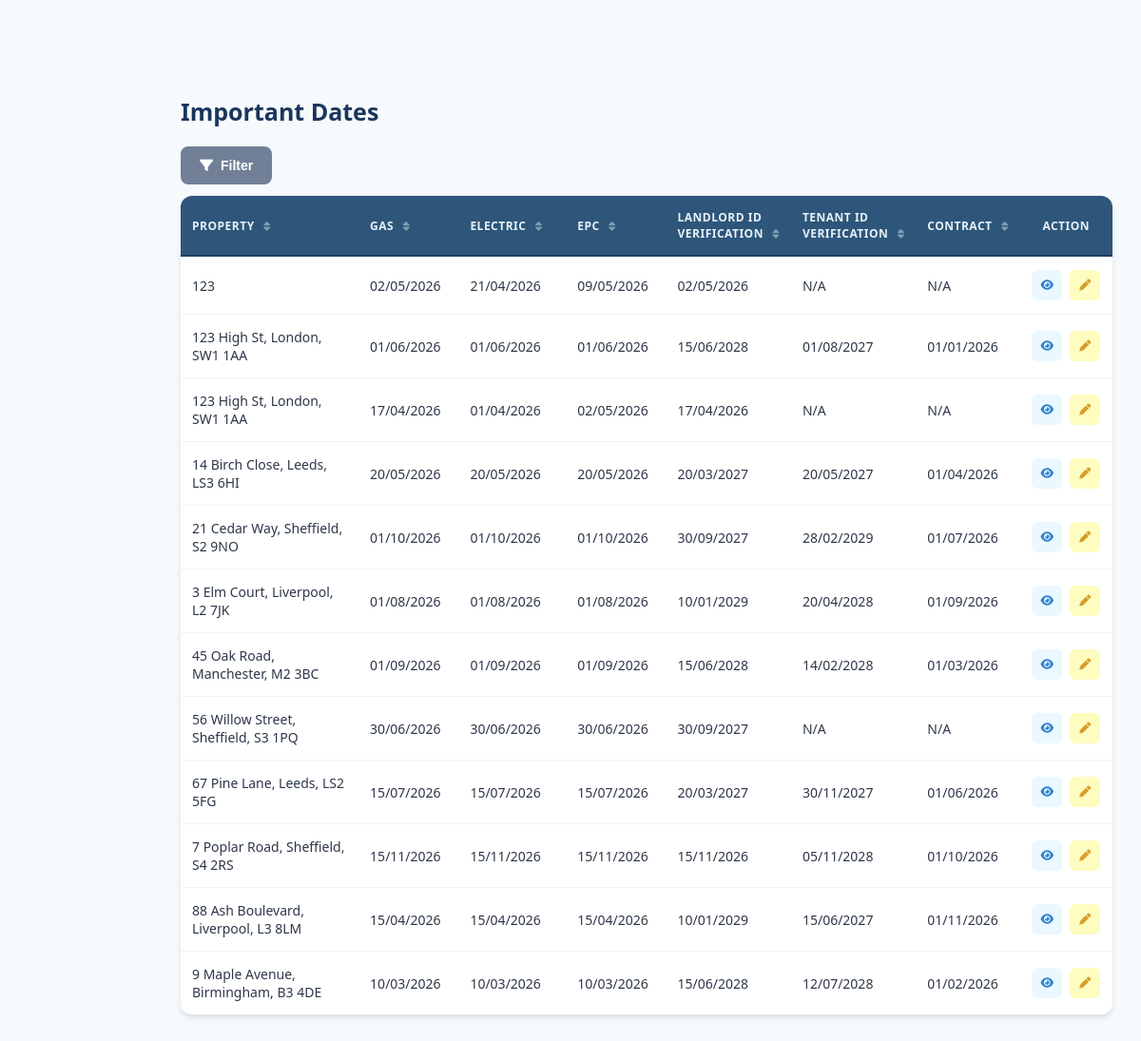
Screenshot of /important-dates.php (signed in) with the database file from the repository.
### tables this page shows
CREATE TABLE properties (
    property_id INTEGER PRIMARY KEY AUTOINCREMENT,
    property_address TEXT NOT NULL,
    property_type TEXT NOT NULL,
    monthly_rent REAL NOT NULL,
    landlord_id INTEGER NOT NULL,
    gas_cert_due TEXT NOT NULL,
    electric_cert_due TEXT NOT NULL,
    epc_due_date TEXT NOT NULL,
    landlord_id_expiry_date TEXT NOT NULL,
    room_count INTEGER NOT NULL,
    bathroom_count INTEGER NOT NULL,
    epc_rating TEXT NOT NULL CHECK (epc_rating IN ('A','B','C','D','E','F','G')),
    has_garden INTEGER NOT NULL CHECK (has_garden IN (0,1)),
    allowed_pets INTEGER NOT NULL CHECK (allowed_pets IN (0,1)),
    council_band TEXT NOT NULL CHECK (council_band IN ('A','B','C','D','E','F','G','H')),
    archived INTEGER NOT NULL CHECK (archived IN (0,1)),
    date_archived TEXT,
    FOREIGN KEY (landlord_id) REFERENCES landlords(landlord_id)
);

CREATE TABLE tenants (
    tenant_id INTEGER PRIMARY KEY AUTOINCREMENT,
    name TEXT NOT NULL,
    phone TEXT NOT NULL,
    email TEXT NOT NULL,
    id_type TEXT NOT NULL,
    id_number TEXT NOT NULL,
    id_expiry_date TEXT NOT NULL,
    contact_method TEXT NOT NULL DEFAULT 'email',
    archived INTEGER NOT NULL CHECK (archived IN (0,1)),
    date_archived TEXT
);

### important-dates.php (the view, shortened to what this page needs)
<?php
$dbPath = __DIR__ . '/database.db';
try {
    $pdo = new PDO('sqlite:' . $dbPath);
    $pdo->setAttribute(PDO::ATTR_ERRMODE, PDO::ERRMODE_EXCEPTION);
} catch (PDOException $e) {
    die('DB connection failed: ' . $e->getMessage());
}
$stmt = $pdo->query("
    SELECT
        p.property_id,
        p.property_address,
        p.gas_cert_due,
        p.electric_cert_due,
        p.epc_due_date,
        p.landlord_id_expiry_date AS landlord_id_expiry,
        t.id_expiry_date AS tenant_id_expiry,
        c.contract_end
    FROM properties p
    LEFT JOIN contracts c ON c.contract_id = (
        SELECT c2.contract_id
        FROM contracts c2
        WHERE c2.property_id = p.property_id
        ORDER BY c2.contract_end DESC
        LIMIT 1
    )
    LEFT JOIN tenants t ON t.tenant_id = c.tenant_id
    WHERE p.archived = 0
    ORDER BY p.property_address
");
$importantDates = $stmt->fetchAll(PDO::FETCH_ASSOC);
function formatDateValue($date) {
    if (empty($date)) {
        return 'N/A';
    }
    $timestamp = strtotime($date);
    return date('d/m/Y', $timestamp);
}
?>
<!DOCTYPE html>
<html lang="en">
<head>
    <link rel="stylesheet" href="https://cdnjs.cloudflare.com/ajax/libs/font-awesome/6.5.1/css/all.min.css">
    <link rel="stylesheet" href="style.css">
    <link rel="stylesheet" href="tables.css">
</head>
<body onload="CallNavbar(); loadModals();">
    <main class="main-content">
        <h1 class="page-title">Important Dates</h1>
        <div class="main-container">
            <div class="controls-row">
                <button class="btn-filter-toggle" id="filterToggle" onclick="toggleFilter()">
                    <i class="fa-solid fa-filter"></i> Filter
                </button>
                <div class="table-container">
                    <div class="table-wrapper">
                        <table id="importantDatesTable">
                            <thead>
                                <tr>
                                    <th class="sortable col-property" onclick="sortTable('property', this)">
                                        Property <i class="fa-solid fa-sort sort-icon"></i>
                                    </th>
                                    <th class="sortable col-gas" onclick="sortTable('gas', this)">
                                        Gas <i class="fa-solid fa-sort sort-icon"></i>
                                    </th>
                                    <th class="sortable col-electric" onclick="sortTable('electric', this)">
                                        Electric <i class="fa-solid fa-sort sort-icon"></i>
                                    </th>
                                    <th class="sortable col-epc" onclick="sortTable('epc', this)">
                                        EPC <i class="fa-solid fa-sort sort-icon"></i>
                                    </th>
                                    <th class="sortable col-idlandlord" onclick="sortTable('idlandlord', this)">
                                        Landlord Id <br>Verification <i class="fa-solid fa-sort sort-icon"></i>
                                    </th>
                                    <th class="sortable col-idtenant" onclick="sortTable('idtenant', this)">
                                        Tenant Id <br>Verification <i class="fa-solid fa-sort sort-icon"></i>
                                    </th>
                                    <th class="sortable col-contract" onclick="sortTable('contract', this)">
                                        Contract <i class="fa-solid fa-sort sort-icon"></i>
                                    </th>
                                    <th class="col-action">Action</th>
                                </tr>
                            </thead>
                            <tbody id="tableBody">
                                <?php foreach ($importantDates as $row): ?>
                                <tr data-property="<?= strtolower(htmlspecialchars($row['property_address'] ?? '')) ?>"
                                    data-gas="<?= htmlspecialchars($row['gas_cert_due'] ?? '') ?>"
                                    data-electric="<?= htmlspecialchars($row['electric_cert_due'] ?? '') ?>"
                                    data-epc="<?= htmlspecialchars($row['epc_due_date'] ?? '') ?>"
                                    data-idlandlord="<?= htmlspecialchars($row['landlord_id_expiry'] ?? '') ?>"
                                    data-idtenant="<?= htmlspecialchars($row['tenant_id_expiry'] ?? '') ?>"
                                    data-contract="<?= htmlspecialchars($row['contract_end'] ?? '') ?>">
                                    <td class="property-name"><?= htmlspecialchars($row['property_address'] ?? 'N/A') ?>
                                    </td>
                                    <td class="gas-date">
                                        <?= htmlspecialchars(formatDateValue($row['gas_cert_due'] ?? null)) ?></td>
                                    <td class="electric-date">
                                        <?= htmlspecialchars(formatDateValue($row['electric_cert_due'] ?? null)) ?></td>
                                    <td class="epc-date">
                                        <?= htmlspecialchars(formatDateValue($row['epc_due_date'] ?? null)) ?></td>
                                    <td class="landlord-id-ver">
                                        <?= htmlspecialchars(formatDateValue($row['landlord_id_expiry'] ?? null)) ?>
                                    </td>
                                    <td class="tenant-id-ver">
                                        <?= htmlspecialchars(formatDateValue($row['tenant_id_expiry'] ?? null)) ?></td>
                                    <td class="contract-enddate">
                                        <?= htmlspecialchars(formatDateValue($row['contract_end'] ?? null)) ?></td>
                                    <td>
                                        <div class="action-buttons">
                                            <button class="action-btn action-btn-view" title="View"
                                                onclick="actionbtn.viewImportantDate(this)">
                                                <i class="fa-solid fa-eye"></i>
                                            </button>
                                            <?php if (in_array($_SESSION['role'], ['admin', 'agent'])): ?>
                                            <button class="action-btn action-btn-edit" title="Edit"
                                                onclick="editImportantDate(this)">
                                                <i class="fa-solid fa-pen"></i>
                                            </button>
                                            <?php endif; ?>
                                        </div>
                                    </td>
                                </tr>
                                <?php endforeach; ?>
                            </tbody>
                        </table>
                    </div>
                </div>
            </div>
    </main>
</body>
</html>

### style.css (style rules this page uses)
body { font-family: "Segoe UI", Tahoma, Geneva, Verdana, sans-serif; background: #f7fafc; color: #2d3748; min-height: 100vh; }
* { margin: 0; padding: 0; box-sizing: border-box; cursor: default; }
.main-content { margin-top: 70px; margin-left: 160px; padding: 30px; min-height: calc(100vh - 70px); max-width: calc(100vw - 160px); overflow-x: hidden; }
.page-title { font-size: 25px; font-weight: 700; color: #1a365d; margin-bottom: 20px; }

### tables.css (style rules this page uses)
.main-container { width: 100%; max-width: 100%; margin: 0 auto; }
.controls-row { display: flex; align-items: center; gap: 12px; margin-bottom: 20px; flex-wrap: wrap; }
.btn-filter-toggle { background: #718096; color: #ffffff; border: none; padding: 12px 20px; border-radius: 8px; font-size: 14px; font-weight: 600; cursor: pointer; transition: all 0.3s ease; display: flex; align-items: center; gap: 8px; white-space: nowrap; }
.table-container { background: #ffffff; border-radius: 12px; box-shadow: 0 4px 6px rgba(0, 0, 0, 0.1); overflow: hidden; }
.table-wrapper { overflow-x: auto; }
table { width: 100%; border-collapse: collapse; min-width: 100%; }
table thead { background: #2d567a; }
table th { padding: 14px 12px; text-align: left; font-size: 12px; font-weight: 600; color: #e8f0f7; text-transform: uppercase; letter-spacing: 0.5px; border-bottom: 2px solid #1e3f5a; white-space: nowrap; }
table th.sortable { cursor: pointer; user-select: none; transition: background 0.2s ease; }
table th.sortable i { margin-left: 6px; font-size: 11px; opacity: 0.45; transition: opacity 0.2s ease, color 0.2s ease; }
table tbody tr { transition: background 0.15s ease; border-bottom: 1px solid #f0f4f8; cursor: pointer; }
table tbody tr:last-child { border-bottom: none; }
table td { padding: 14px 12px; font-size: 14px; color: #2d3748; vertical-align: middle; }
.action-buttons { display: flex; gap: 8px; justify-content: center; }
.action-btn { width: 32px; height: 32px; border: none; border-radius: 6px; cursor: pointer; display: flex; align-items: center; justify-content: center; transition: all 0.2s ease; font-size: 12px; position: relative; z-index: 1; }
.action-btn-view { background: #ebf8ff; color: #3182ce; }
.action-btn-edit { background: #fefcbf; color: #d69e2e; }
@media (max-width: 1200px) { .controls-row { flex-wrap: wrap; } }

### important-dates.php (style rules this page uses)
.col-property { width: 22%; }
.col-gas { width: 11%; }
.col-electric { width: 12%; }
.col-epc { width: 11%; }
.col-idlandlord { width: 12%; }
.col-idtenant { width: 11%; }
.col-contract { width: 11%; }
.col-action { width: 10%; text-align: center; }

### rows the page displays
properties: property_address "123", gas_cert_due "02/05/2026", electric_cert_due "21/04/2026", epc_due_date "09/05/2026", landlord_id_expiry_date "02/05/2026", tenant_id_expiry "N/A", contract_end "N/A"
properties: property_address "123 High St, London, SW1 1AA", gas_cert_due "01/06/2026", electric_cert_due "01/06/2026", epc_due_date "01/06/2026", landlord_id_expiry_date "15/06/2028", tenants.id_expiry_date "01/08/2027", contract_end "01/01/2026"
properties: property_address "123 High St, London, SW1 1AA", gas_cert_due "17/04/2026", electric_cert_due "01/04/2026", epc_due_date "02/05/2026", landlord_id_expiry_date "17/04/2026", tenant_id_expiry "N/A", contract_end "N/A"
properties: property_address "14 Birch Close, Leeds, LS3 6HI", gas_cert_due "20/05/2026", electric_cert_due "20/05/2026", epc_due_date "20/05/2026", landlord_id_expiry_date "20/03/2027", tenants.id_expiry_date "20/05/2027", contract_end "01/04/2026"
properties: property_address "21 Cedar Way, Sheffield, S2 9NO", gas_cert_due "01/10/2026", electric_cert_due "01/10/2026", epc_due_date "01/10/2026", landlord_id_expiry_date "30/09/2027", tenants.id_expiry_date "28/02/2029", contract_end "01/07/2026"
properties: property_address "3 Elm Court, Liverpool, L2 7JK", gas_cert_due "01/08/2026", electric_cert_due "01/08/2026", epc_due_date "01/08/2026", landlord_id_expiry_date "10/01/2029", tenants.id_expiry_date "20/04/2028", contract_end "01/09/2026"
properties: property_address "45 Oak Road, Manchester, M2 3BC", gas_cert_due "01/09/2026", electric_cert_due "01/09/2026", epc_due_date "01/09/2026", landlord_id_expiry_date "15/06/2028", tenants.id_expiry_date "14/02/2028", contract_end "01/03/2026"
properties: property_address "56 Willow Street, Sheffield, S3 1PQ", gas_cert_due "30/06/2026", electric_cert_due "30/06/2026", epc_due_date "30/06/2026", landlord_id_expiry_date "30/09/2027", tenant_id_expiry "N/A", contract_end "N/A"
properties: property_address "67 Pine Lane, Leeds, LS2 5FG", gas_cert_due "15/07/2026", electric_cert_due "15/07/2026", epc_due_date "15/07/2026", landlord_id_expiry_date "20/03/2027", tenants.id_expiry_date "30/11/2027", contract_end "01/06/2026"
properties: property_address "7 Poplar Road, Sheffield, S4 2RS", gas_cert_due "15/11/2026", electric_cert_due "15/11/2026", epc_due_date "15/11/2026", landlord_id_expiry_date "15/11/2026", tenants.id_expiry_date "05/11/2028", contract_end "01/10/2026"
properties: property_address "88 Ash Boulevard, Liverpool, L3 8LM", gas_cert_due "15/04/2026", electric_cert_due "15/04/2026", epc_due_date "15/04/2026", landlord_id_expiry_date "10/01/2029", tenants.id_expiry_date "15/06/2027", contract_end "01/11/2026"
properties: property_address "9 Maple Avenue, Birmingham, B3 4DE", gas_cert_due "10/03/2026", electric_cert_due "10/03/2026", epc_due_date "10/03/2026", landlord_id_expiry_date "15/06/2028", tenants.id_expiry_date "12/07/2028", contract_end "01/02/2026"
